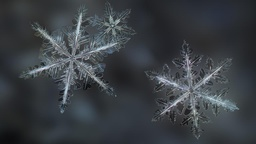
#> input picture assignments/assignment02-berenberg-howerter/figs/snowflake.jpg, 256 x 144 px, shrunk from 1280 x 720 before the run
$ python -i dla.py   (imports and definitions only)
#> lines starting #> are read from the running program, lines starting #| are printed output that depends on the picture
"""
fast Diffusion Limited Aggregation
"""

import numpy as np
import random
from skimage import measure
from functools import reduce
from operator import add
from scipy.stats import linregress
import argparse
import matplotlib.pyplot as plt
import imageio
import os
import sys

factor = 2

# [57 lines left out: functions parse_args, spawn_walkers, not called in this run]

def move_walkers(mat):
    """
    parallelize the movement of random walkers; for now if a collision
    occurs then that is where they particles stop moving

    0) define a new matrix
    1) sweep through matrix and find walkers
        1a) clustered walkers are locked for this (and hence subsequent) timesteps
    2) vectorizedly decide walkers' next positions
    3) return the results

    args:
        :mat - matrix containing walkers
    """
    # label clusters with skimage magic
    walkers_lbld = measure.label(mat, connectivity=factor)
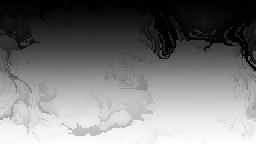
#> walkers_lbld: shape (144, 256) int64; min 1, max 14696, mean 6998.2; drawn with min black and max white
    # extract indexes by returning all indices that had a one
    idx = [np.array(np.where(walkers_lbld == label)).T.tolist() for label in np.unique(walkers_lbld) if label]
#> idx = 14696 items
    indices = list(map(lambda x: tuple(i for i in x), reduce(lambda x1,x2: x1+x2, idx)))
#> indices = 36864 items
    M = np.zeros(mat.shape)  # new matrix
    maskX, maskY = [], []
    try:  # test if there are clusters > length 2, concatenate each such cluster, split into 2 sep. arrays
#> (the run stopped early here; a loop or call above may not have finished)
